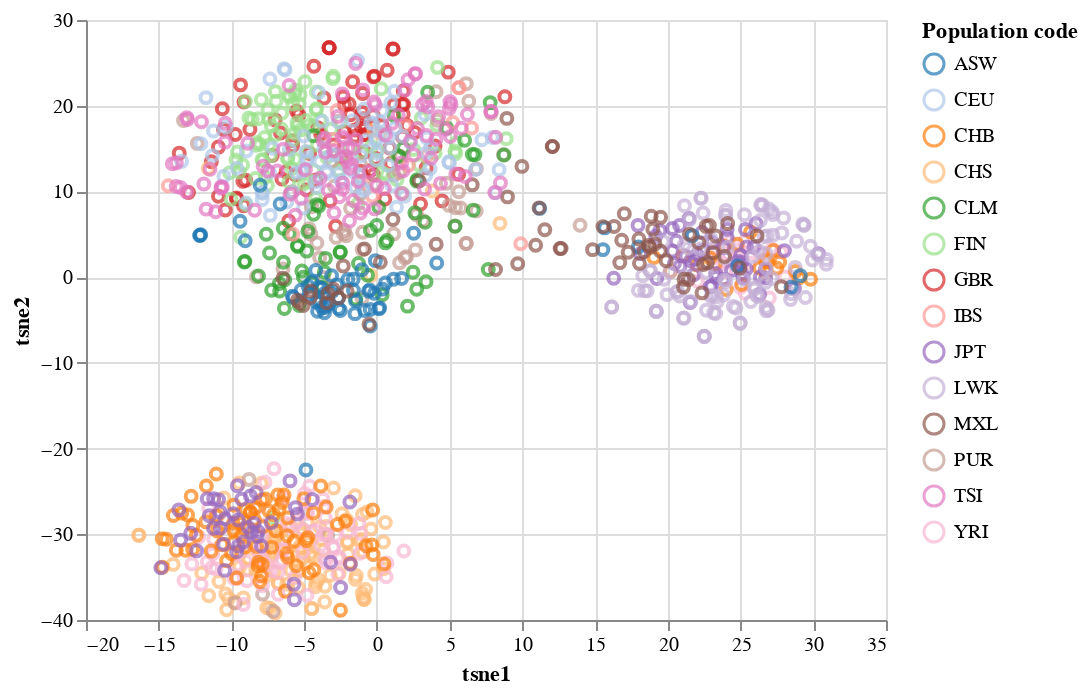

Source (notebook cell):
### Code cell
alt.Chart(df_plot).mark_point().encode(
    x='tsne1',
    y='tsne2',
    color=alt.Color('Population code', scale=alt.Scale(scheme='category20')),
)

### Figure 1 — Vega-Lite specification as saved in the notebook (floating-point values rounded to 4 significant figures; data arrays with more than 128 entries replaced by an {"elided": "..."} marker saying what was removed)
{"config": {"view": {"continuousWidth": 400, "continuousHeight": 300}}, "data": {"name": "data-c368fc5ebfdce8048e912c2acfce631d"}, "mark": "point", "encoding": {"color": {"field": "Population code", "scale": {"scheme": "category20"}, "type": "nominal"}, "x": {"field": "tsne1", "type": "quantitative"}, "y": {"field": "tsne2", "type": "quantitative"}}, "$schema": "https://vega.github.io/schema/vega-lite/v4.17.0.json", "datasets": {"data-c368fc5ebfdce8048e912c2acfce631d": {"elided": "1092 records"}}}
